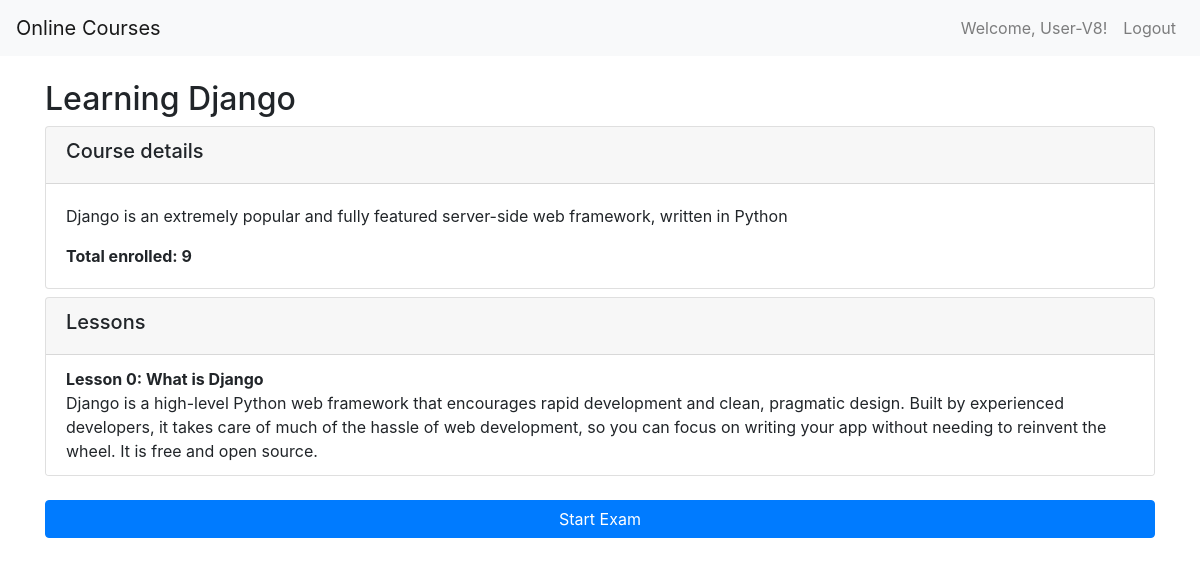
The app's page /onlinecourse/course/1/ (signed in) with its own data.
### onlinecourse/models.py (models this page shows, shortened)
class Course(models.Model):
    name = models.CharField(null=False, max_length=30, default='online course')
    image = models.ImageField(upload_to='course_images/', blank=True, null=True)
    description = models.CharField(max_length=1000)
    pub_date = models.DateField(null=True, blank=True)
    instructors = models.ManyToManyField(Instructor)
    users = models.ManyToManyField(settings.AUTH_USER_MODEL, through='Enrollment')
    total_enrollment = models.IntegerField(default=0)
    is_enrolled = False

class Lesson(models.Model):
    title = models.CharField(max_length=200, default="title")
    order = models.IntegerField(default=0)
    course = models.ForeignKey(Course, on_delete=models.CASCADE)
    content = models.TextField()

### onlinecourse/views.py (the view)
# urls.py: path('course/<int:pk>/', views.course_details, name='course_details'),
def course_details(request, pk):
    context = {}
    if request.method == 'GET':
        try:
            course = Course.objects.get(pk=pk)
            if request.user.is_authenticated:
                try:
                    enrollment = Enrollment.objects.get(user=request.user, course=course)
                    course.is_enrolled = True
                except Enrollment.DoesNotExist:
                    course.is_enrolled = False
            context['course'] = course
            return render(request, 'onlinecourse/course_detail_bootstrap.html', context)
        except Course.DoesNotExist:
            return HttpResponseRedirect(reverse('onlinecourse:index'))

### onlinecourse/templates/onlinecourse/course_detail_bootstrap.html (shortened to what this page needs)
{% extends "onlinecourse/base.html" %}
{% block content %}
<div class="mx-auto">
    <h2 class="mt-4">{{ course.name }}</h2>
    <div class="card-columns-vertical">
        <div class="card">
            <div class="card-header">
                <h5>Course details</h5>
            </div>
            <div class="card-body">
                <p class="card-text">{{ course.description }}</p>
                <p class="card-text"><b>Total enrolled: {{ course.total_enrollment }}</b></p>
            </div>
        </div>
        <div class="card mt-2">
            <div class="card-header">
                <h5>Lessons</h5>
            </div>
            <ul class="list-group list-group-flush">
                {% for lesson in course.lesson_set.all %}
                <li class="list-group-item">
                    <b>Lesson {{ lesson.order }}: {{ lesson.title }}</b><br>
                    {{ lesson.content }}
                </li>
                {% endfor %}
            </ul>
        </div>
        {% if user.is_authenticated and course.is_enrolled %}
        <button class="btn btn-primary btn-block" data-toggle="collapse" data-target="#exam">Start Exam</button>
        {% endif %}
    </div>
</div>
{% endblock %}

### onlinecourse/templates/onlinecourse/base.html (shortened to what this page needs)
{% load static %}
<!DOCTYPE html>
<html lang="en">
<head>
    <link rel="stylesheet" href="https://maxcdn.bootstrapcdn.com/bootstrap/4.5.2/css/bootstrap.min.css">
</head>
<body>
    <nav class="navbar navbar-expand-lg navbar-light bg-light">
        <a class="navbar-brand" href="{% url 'onlinecourse:index' %}">Online Courses</a>
        <ul class="navbar-nav ml-auto">
            {% if user.is_authenticated %}
            <li class="nav-item">
                <a class="nav-link" href="#">Welcome, {{ user.first_name|default:user.username }}!</a>
            </li>
            <li class="nav-item">
                <a class="nav-link" href="{% url 'onlinecourse:logout' %}">Logout</a>
            </li>
            {% else %}
            <li class="nav-item">
                <a class="nav-link" href="{% url 'onlinecourse:login' %}">Login</a>
            </li>
            {% endif %}
        </ul>
    </nav>
    <div class="container">
        {% block content %}{% endblock %}
    </div>
</body>
</html>

### records on screen
Course: name "Learning Django", description "Django is an extremely popular and fully featured server-side web framework, written in Python", total_enrollment "9"
Lesson: order "0", title "What is Django", content "Django is a high-level Python web framework that encourages rapid development and clean, pragmatic design. Built by experienced developers, it takes care of much of the hassle of web development, so you can focus on writing your app without needing to reinvent the wheel. It is free and open source."

### other values on screen
{{ user.first_name|default:user.username }} "User-V8"
